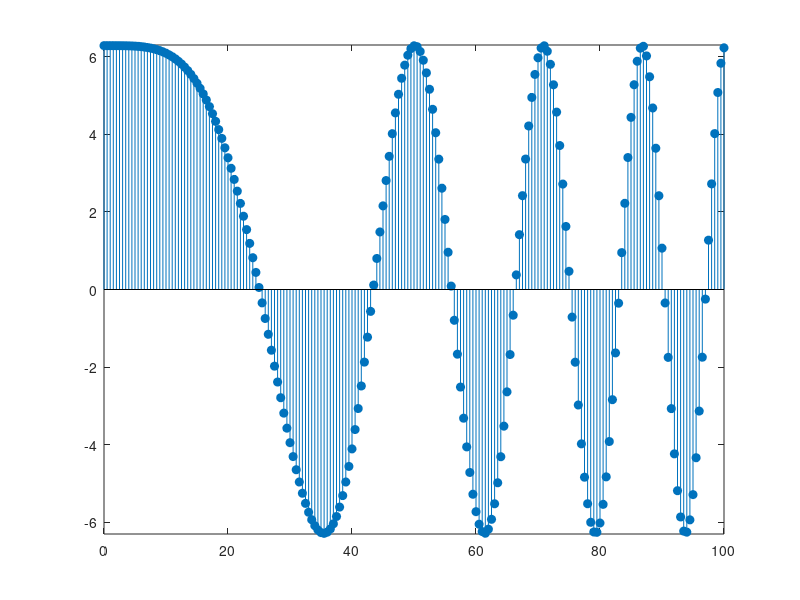

Recreate this plot in MATLAB.
clc; %clearing console

f_sample = 2;
dt = 1/f_sample;
duration = 100;
t = 0:dt:duration;
f2 = 0.5;
f1 = 0;
m = (f2 - f1)/(2*duration);
psi = 2*pi*cos(m*t.^2 +f1*t);
stem(t, psi, "filled");
ylim([-6.3 6.3]);